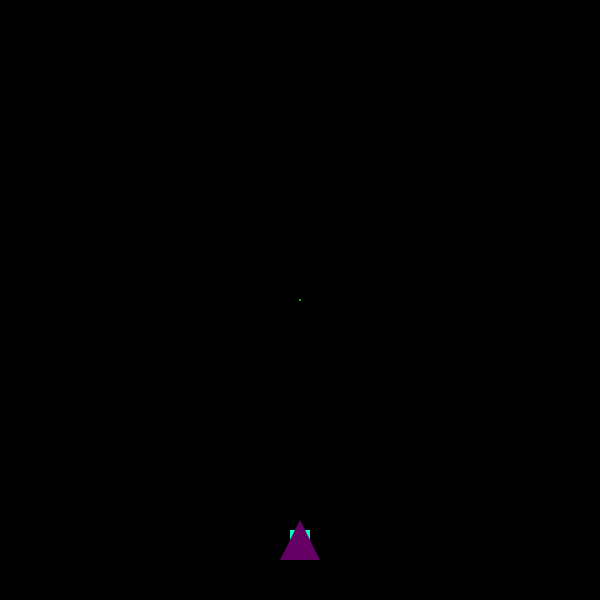
Frame 1 (no input)
Frame 60 (no input): identical to frame 1, image omitted
Frame 120 (the mouse pressed at the canvas centre since frame 60): identical to frame 1, image omitted

The p5.js sketch that drew this single still picture (run headless with seeded random() and noise() and a simulated clock; from frame 60 on, the mouse is pressed at the canvas centre):

// p5.js sketch
// ── sketch.js
/*
    -Create Ship
      x-Move with keyboard
      x-Don't move off screen
      x-Create ship art
    -Create enemies
      -Create an object for enemies
      -Create art for enemies
      -Create array for enemy objects
      -Add motion to enemies
      -Enable shooting from enemies
    -Create gun/ shooting mechanic
      -Shoot with spacebar
      -Create array to hold all bullets on screen.
      -Delete bullets from array when they go off screen.
      -Detect collisions between bullets and enemies.
    -General
      -create game hud
      -display lives
      -Score
      -display when dead




*/
var myShip;


function setup() {
    createCanvas(600, 600);
    stroke(255);     // Set line drawing color to white
    frameRate(30);
    myShip = new Ship();
}

function draw() {
  background(0);
  


  keyInput();//evaluate keyboard control
  myShip.draw();

  strokeWeight(2);
  stroke(0,255,0);
  point(width/2,height/2); // point in screen center
}



//ship object constructor
function Ship(){
  this.size = 20;
  this.xPos = width/2;
  this.yPos = height - this.size * 3;
  
  this.draw = function(){
    push();
    noStroke();
    fill(10,250,200);//rectangle color is teal
    rectMode(CENTER);
    rect(this.xPos, this.yPos, this.size, this.size);
    fill(100,0,100);//triangle color is purple
    triangle(this.xPos - this.size, this.yPos + this.size, 
        this.xPos + this.size, this.yPos + this.size, 
        this.xPos + 0, this.yPos - this.size);
   
    pop();
  }

  this.move = function(xStep){
    if (this.xPos + xStep <= 0 + this.size) {
      this.xPos = 0 + this.size;
    } else if (this.xPos + xStep >= width - this.size) {
      this.xPos = width - this.size;
    } else {
       this.xPos =  this.xPos + xStep;
    }
   

  }
} // Ship constructor

function keyInput(){
    if (keyIsPressed === true) {
    
      // Ship control
      if (keyCode == LEFT_ARROW){
        myShip.move(-10);
      } else if (keyCode == RIGHT_ARROW){
        myShip.move(10);
      }
      
      // Shooting
      if (keyCode == 32){//spacebar
        
      }
   }
}
// ── Enemy.js
//Enemy object constructor
function Enemy(){
  this.size = 20;
  this.xPos = width/2;
  this.yPos = height - this.size * 3;
  
  this.draw = function(){
    push();
    noStroke();
    fill(10,250,200);//rectangle color is teal
    rectMode(CENTER);
    rect(this.xPos, this.yPos, this.size, this.size);
    fill(100,0,100);//triangle color is purple
    triangle(this.xPos - this.size, this.yPos + this.size, 
        this.xPos + this.size, this.yPos + this.size, 
        this.xPos + 0, this.yPos - this.size);
   
    pop();
  }

  this.move = function(xStep){
    if (this.xPos + xStep <= 0 + this.size) {
      this.xPos = 0 + this.size;
    } else if (this.xPos + xStep >= width - this.size) {
      this.xPos = width - this.size;
    } else {
       this.xPos =  this.xPos + xStep;
    }
   

  }
} // Enemy constructor
// ── Ship.js
//ship object constructor
function Ship(){
  this.size = 20;
  this.xPos = width/2;
  this.yPos = height - this.size * 3;
  
  this.draw = function(){
    push();
    noStroke();
    fill(10,250,200);//rectangle color is teal
    rectMode(CENTER);
    rect(this.xPos, this.yPos, this.size, this.size);
    fill(100,0,100);//triangle color is purple
    triangle(this.xPos - this.size, this.yPos + this.size, 
        this.xPos + this.size, this.yPos + this.size, 
        this.xPos + 0, this.yPos - this.size);
   
    pop();
  }

  this.move = function(xStep){
    if (this.xPos + xStep <= 0 + this.size) {
      this.xPos = 0 + this.size;
    } else if (this.xPos + xStep >= width - this.size) {
      this.xPos = width - this.size;
    } else {
       this.xPos =  this.xPos + xStep;
    }
   

  }
} // Ship constructor
